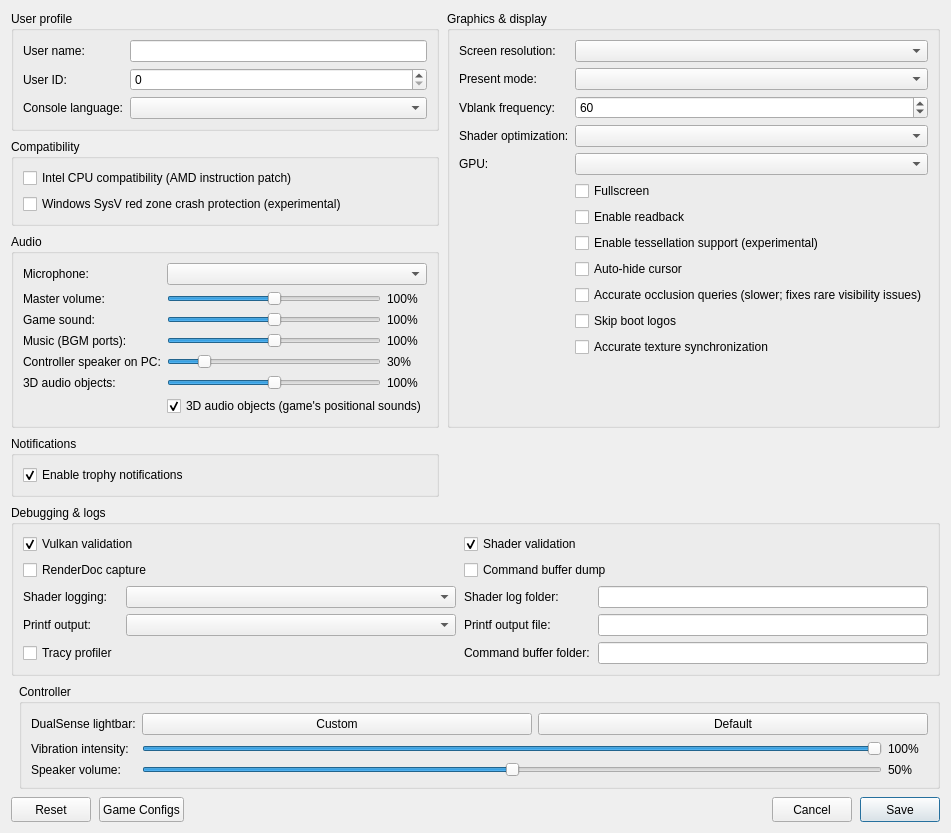
<?xml version="1.0" encoding="UTF-8"?>
<ui version="4.0">
 <class>ConfigurationEditDialog</class>
 <widget class="QDialog" name="ConfigurationEditDialog">
  <property name="geometry">
   <rect>
    <x>0</x>
    <y>0</y>
    <width>900</width>
    <height>620</height>
   </rect>
  </property>
  <property name="windowTitle">
   <string>Settings</string>
  </property>
  <property name="locale">
   <locale language="English" country="UnitedStates"/>
  </property>
  <layout class="QGridLayout" name="gridLayout">
   <property name="horizontalSpacing">
    <number>8</number>
   </property>
   <property name="verticalSpacing">
    <number>8</number>
   </property>
   <item row="0" column="0" colspan="2">
    <layout class="QGridLayout" name="sectionsLayout" columnstretch="1,1">
     <property name="horizontalSpacing">
      <number>8</number>
     </property>
     <property name="verticalSpacing">
      <number>8</number>
     </property>
     <item row="0" column="0">
      <widget class="QGroupBox" name="user_profile_group">
       <property name="title">
        <string>User profile</string>
       </property>
       <layout class="QFormLayout" name="userProfileLayout">
        <property name="fieldGrowthPolicy">
         <enum>QFormLayout::AllNonFixedFieldsGrow</enum>
        </property>
        <item row="0" column="0">
         <widget class="QLabel" name="label_user_name">
          <property name="text"><string>User name:</string></property>
         </widget>
        </item>
        <item row="0" column="1">
         <widget class="MandatoryLineEdit" name="lineEdit_user_name">
          <property name="toolTip"><string>Local user name exposed to games</string></property>
          <property name="clearButtonEnabled"><bool>true</bool></property>
         </widget>
        </item>
        <item row="1" column="0">
         <widget class="QLabel" name="label_user_id">
          <property name="text"><string>User ID:</string></property>
         </widget>
        </item>
        <item row="1" column="1">
         <widget class="QSpinBox" name="spinBox_user_id">
          <property name="toolTip"><string>Local user ID exposed to games</string></property>
          <property name="maximum"><number>2147483647</number></property>
         </widget>
        </item>
        <item row="2" column="0">
         <widget class="QLabel" name="label_console_language">
          <property name="text"><string>Console language:</string></property>
         </widget>
        </item>
        <item row="2" column="1">
         <widget class="QComboBox" name="comboBox_console_language">
          <property name="toolTip"><string>Language</string></property>
         </widget>
        </item>
       </layout>
      </widget>
     </item>
     <item row="2" column="0">
      <widget class="QGroupBox" name="audio_group">
       <property name="title"><string>Audio</string></property>
       <layout class="QFormLayout" name="audioLayout">
        <property name="fieldGrowthPolicy">
         <enum>QFormLayout::AllNonFixedFieldsGrow</enum>
        </property>
        <item row="0" column="0">
         <widget class="QLabel" name="label_audio_input_device">
          <property name="text"><string>Microphone:</string></property>
         </widget>
        </item>
        <item row="0" column="1">
         <widget class="QComboBox" name="comboBox_audio_input_device"/>
        </item>
        <item row="1" column="0">
         <widget class="QLabel" name="label_audio_master">
          <property name="text"><string>Master volume:</string></property>
         </widget>
        </item>
        <item row="1" column="1">
         <layout class="QHBoxLayout" name="audio_master_layout">
          <item>
           <widget class="QSlider" name="slider_audio_master">
            <property name="toolTip"><string>Everything the game plays on this PC (not the DualSense). 100% is unchanged; above 100% amplifies and can clip.</string></property>
            <property name="maximum"><number>200</number></property>
            <property name="singleStep"><number>5</number></property>
            <property name="pageStep"><number>10</number></property>
            <property name="value"><number>100</number></property>
            <property name="orientation"><enum>Qt::Horizontal</enum></property>
           </widget>
          </item>
          <item>
           <widget class="QLabel" name="label_audio_master_value">
            <property name="minimumSize"><size><width>40</width><height>0</height></size></property>
            <property name="text"><string>100%</string></property>
           </widget>
          </item>
         </layout>
        </item>
        <item row="2" column="0">
         <widget class="QLabel" name="label_audio_main">
          <property name="text"><string>Game sound:</string></property>
         </widget>
        </item>
        <item row="2" column="1">
         <layout class="QHBoxLayout" name="audio_main_layout">
          <item>
           <widget class="QSlider" name="slider_audio_main">
            <property name="toolTip"><string>Game audio on the main output ports (most effects, and music in games that mix it there). 100% is unchanged.</string></property>
            <property name="maximum"><number>200</number></property>
            <property name="singleStep"><number>5</number></property>
            <property name="pageStep"><number>10</number></property>
            <property name="value"><number>100</number></property>
            <property name="orientation"><enum>Qt::Horizontal</enum></property>
           </widget>
          </item>
          <item>
           <widget class="QLabel" name="label_audio_main_value">
            <property name="minimumSize"><size><width>40</width><height>0</height></size></property>
            <property name="text"><string>100%</string></property>
           </widget>
          </item>
         </layout>
        </item>
        <item row="3" column="0">
         <widget class="QLabel" name="label_audio_music">
          <property name="text"><string>Music (BGM ports):</string></property>
         </widget>
        </item>
        <item row="3" column="1">
         <layout class="QHBoxLayout" name="audio_music_layout">
          <item>
           <widget class="QSlider" name="slider_audio_music">
            <property name="toolTip"><string>Music the game plays on its own background-music ports. Has no effect on games that mix music into the main output.</string></property>
            <property name="maximum"><number>200</number></property>
            <property name="singleStep"><number>5</number></property>
            <property name="pageStep"><number>10</number></property>
            <property name="value"><number>100</number></property>
            <property name="orientation"><enum>Qt::Horizontal</enum></property>
           </widget>
          </item>
          <item>
           <widget class="QLabel" name="label_audio_music_value">
            <property name="minimumSize"><size><width>40</width><height>0</height></size></property>
            <property name="text"><string>100%</string></property>
           </widget>
          </item>
         </layout>
        </item>
        <item row="4" column="0">
         <widget class="QLabel" name="label_audio_pad_speaker">
          <property name="text"><string>Controller speaker on PC:</string></property>
         </widget>
        </item>
        <item row="4" column="1">
         <layout class="QHBoxLayout" name="audio_pad_speaker_layout">
          <item>
           <widget class="QSlider" name="slider_audio_pad_speaker">
            <property name="toolTip"><string>Sounds meant for the DualSense speaker when no DualSense plays them (no controller, or not wired/Bluetooth). The console speaker is small, so these are turned down by default.</string></property>
            <property name="maximum"><number>200</number></property>
            <property name="singleStep"><number>5</number></property>
            <property name="pageStep"><number>10</number></property>
            <property name="value"><number>30</number></property>
            <property name="orientation"><enum>Qt::Horizontal</enum></property>
           </widget>
          </item>
          <item>
           <widget class="QLabel" name="label_audio_pad_speaker_value">
            <property name="minimumSize"><size><width>40</width><height>0</height></size></property>
            <property name="text"><string>30%</string></property>
           </widget>
          </item>
         </layout>
        </item>
        <item row="5" column="0">
         <widget class="QLabel" name="label_audio_objects">
          <property name="text"><string>3D audio objects:</string></property>
         </widget>
        </item>
        <item row="5" column="1">
         <layout class="QHBoxLayout" name="audio_objects_layout">
          <item>
           <widget class="QSlider" name="slider_audio_objects">
            <property name="toolTip"><string>Sound effects the game places in 3D (PS5 3D audio object ports), mixed into the game sound on this PC. Game sound and master volume apply on top. 100% is unchanged.</string></property>
            <property name="maximum"><number>200</number></property>
            <property name="singleStep"><number>5</number></property>
            <property name="pageStep"><number>10</number></property>
            <property name="value"><number>100</number></property>
            <property name="orientation"><enum>Qt::Horizontal</enum></property>
           </widget>
          </item>
          <item>
           <widget class="QLabel" name="label_audio_objects_value">
            <property name="minimumSize"><size><width>40</width><height>0</height></size></property>
            <property name="text"><string>100%</string></property>
           </widget>
          </item>
         </layout>
        </item>
        <item row="6" column="1">
         <widget class="QCheckBox" name="checkBox_audio_objects">
          <property name="toolTip"><string>Play the sounds the game places in 3D (PS5 3D audio object ports: ambience, positioned effects). Off drops them, as older Kyty versions did.</string></property>
          <property name="text"><string>3D audio objects (game's positional sounds)</string></property>
          <property name="checked"><bool>true</bool></property>
         </widget>
        </item>
       </layout>
      </widget>
     </item>
     <item row="0" column="1" rowspan="3">
      <widget class="QGroupBox" name="graphics_group">
       <property name="title">
        <string>Graphics &amp;&amp; display</string>
       </property>
       <layout class="QFormLayout" name="graphicsLayout">
        <property name="fieldGrowthPolicy">
         <enum>QFormLayout::AllNonFixedFieldsGrow</enum>
        </property>
        <item row="0" column="0">
         <widget class="QLabel" name="label_screen_resolution">
          <property name="text"><string>Screen resolution:</string></property>
         </widget>
        </item>
        <item row="0" column="1">
         <widget class="QComboBox" name="comboBox_screen_resolution">
          <property name="toolTip"><string>Window resolution</string></property>
         </widget>
        </item>
        <item row="1" column="0">
         <widget class="QLabel" name="label_present_mode">
          <property name="text"><string>Present mode:</string></property>
         </widget>
        </item>
        <item row="1" column="1">
         <widget class="QComboBox" name="comboBox_present_mode">
          <property name="toolTip"><string>Vulkan swapchain presentation mode</string></property>
         </widget>
        </item>
        <item row="2" column="0">
         <widget class="QLabel" name="label_vblank_frequency">
          <property name="text"><string>Vblank frequency:</string></property>
         </widget>
        </item>
        <item row="2" column="1">
         <widget class="QSpinBox" name="spinBox_vblank_frequency">
          <property name="toolTip"><string>Virtual display refresh rate used for frame pacing</string></property>
          <property name="minimum"><number>30</number></property>
          <property name="maximum"><number>360</number></property>
          <property name="value"><number>60</number></property>
         </widget>
        </item>
        <item row="3" column="0">
         <widget class="QLabel" name="label_shader_optimization">
          <property name="text"><string>Shader optimization:</string></property>
         </widget>
        </item>
        <item row="3" column="1">
         <widget class="QComboBox" name="comboBox_shader_optimization_type">
          <property name="toolTip"><string>Optimize shaders for code size or performance</string></property>
         </widget>
        </item>
        <item row="4" column="0">
         <widget class="QLabel" name="label_gpu">
          <property name="text"><string>GPU:</string></property>
         </widget>
        </item>
        <item row="4" column="1">
         <widget class="QComboBox" name="comboBox_gpu">
          <property name="toolTip"><string>Graphics device used by the emulator</string></property>
         </widget>
        </item>
        <item row="5" column="1">
         <widget class="QCheckBox" name="checkBox_fullscreen">
          <property name="toolTip"><string>Run in borderless desktop fullscreen</string></property>
          <property name="text"><string>Fullscreen</string></property>
         </widget>
        </item>
        <item row="6" column="1">
         <widget class="QCheckBox" name="checkBox_readback">
          <property name="toolTip"><string>Read back writable linear images</string></property>
          <property name="text"><string>Enable readback</string></property>
         </widget>
        </item>
        <item row="7" column="1">
         <widget class="QCheckBox" name="checkBox_tessellation">
          <property name="toolTip"><string>Draw tessellated geometry. Disabled by default; unsupported tessellation may cause crashes.</string></property>
          <property name="text"><string>Enable tessellation support (experimental)</string></property>
         </widget>
        </item>
        <item row="8" column="1">
         <widget class="QCheckBox" name="checkBox_hide_cursor">
          <property name="toolTip"><string>Hide the host cursor after 2 seconds without mouse activity</string></property>
          <property name="text"><string>Auto-hide cursor</string></property>
         </widget>
        </item>
        <item row="9" column="1">
         <widget class="QCheckBox" name="checkBox_gpu_occlusion">
          <property name="toolTip"><string>Off (default): occlusion queries report everything as visible, which is much faster in heavy levels but may draw objects or effects that the game hides behind walls. On: the GPU counts visible samples as on the console (slower; fixes rare visibility issues).</string></property>
          <property name="text"><string>Accurate occlusion queries (slower; fixes rare visibility issues)</string></property>
         </widget>
        </item>
        <item row="10" column="1">
         <widget class="QCheckBox" name="checkBox_skip_notice_screen">
          <property name="toolTip"><string>Skip startup logos and notices in supported games.</string></property>
          <property name="text"><string>Skip boot logos</string></property>
         </widget>
        </item>
        <item row="11" column="1">
         <widget class="QCheckBox" name="checkBox_sync_raw_image_buffers">
          <property name="toolTip"><string>Can fix missing textures and incorrect transparency in some games. May reduce performance.</string></property>
          <property name="text"><string>Accurate texture synchronization</string></property>
         </widget>
        </item>
       </layout>
      </widget>
     </item>
     <item row="3" column="0">
      <widget class="QGroupBox" name="notifications_group">
       <property name="title"><string>Notifications</string></property>
       <layout class="QVBoxLayout" name="notificationsLayout">
        <item>
         <widget class="QCheckBox" name="checkBox_trophy_notifications">
          <property name="toolTip"><string>Show trophy unlock notifications and play their sound.
To use your own sound, replace the emulator's assets/sounds/trophy-unlock.wav with a WAV file and restart the game.</string></property>
          <property name="text"><string>Enable trophy notifications</string></property>
          <property name="checked"><bool>true</bool></property>
         </widget>
        </item>
       </layout>
      </widget>
     </item>
     <item row="4" column="0" colspan="2">
      <widget class="QGroupBox" name="debug_group">
       <property name="title">
        <string>Debugging &amp;&amp; logs</string>
       </property>
       <layout class="QGridLayout" name="debugLayout" columnstretch="0,1,0,1">
        <property name="horizontalSpacing"><number>8</number></property>
        <property name="verticalSpacing"><number>6</number></property>
        <item row="0" column="0" colspan="2">
         <widget class="QCheckBox" name="checkBox_vulkan_validation">
          <property name="toolTip"><string>Enable Vulkan validation layers</string></property>
          <property name="text"><string>Vulkan validation</string></property>
          <property name="checked"><bool>true</bool></property>
         </widget>
        </item>
        <item row="0" column="2" colspan="2">
         <widget class="QCheckBox" name="checkBox_shader_validation">
          <property name="toolTip"><string>Validate SPIR-V binary</string></property>
          <property name="text"><string>Shader validation</string></property>
          <property name="checked"><bool>true</bool></property>
         </widget>
        </item>
        <item row="1" column="0" colspan="2">
         <widget class="QCheckBox" name="checkBox_renderdoc_capture">
          <property name="toolTip"><string>Enable RenderDoc capture</string></property>
          <property name="text"><string>RenderDoc capture</string></property>
         </widget>
        </item>
        <item row="1" column="2" colspan="2">
         <widget class="QCheckBox" name="checkBox_cmd_dump">
          <property name="toolTip"><string>Dump command buffers</string></property>
          <property name="text"><string>Command buffer dump</string></property>
         </widget>
        </item>
        <item row="2" column="0">
         <widget class="QLabel" name="label_shader_log_direction">
          <property name="text"><string>Shader logging:</string></property>
         </widget>
        </item>
        <item row="2" column="1">
         <widget class="QComboBox" name="comboBox_shader_log_direction">
          <property name="toolTip"><string>Dump shaders to file or console window. If enabled may decrease emulator performance</string></property>
         </widget>
        </item>
        <item row="2" column="2">
         <widget class="QLabel" name="label_shader_log_folder">
          <property name="text"><string>Shader log folder:</string></property>
         </widget>
        </item>
        <item row="2" column="3">
         <widget class="MandatoryLineEdit" name="lineEdit_shader_log_folder">
          <property name="toolTip"><string>Specify directory to dump shaders</string></property>
          <property name="clearButtonEnabled"><bool>true</bool></property>
         </widget>
        </item>
        <item row="3" column="0">
         <widget class="QLabel" name="label_printf_direction">
          <property name="text"><string>Printf output:</string></property>
         </widget>
        </item>
        <item row="3" column="1">
         <widget class="QComboBox" name="comboBox_printf_direction">
          <property name="toolTip"><string>Print logs to file or console window. If enabled may decrease emulator performance</string></property>
         </widget>
        </item>
        <item row="3" column="2">
         <widget class="QLabel" name="label_printf_file">
          <property name="text"><string>Printf output file:</string></property>
         </widget>
        </item>
        <item row="3" column="3">
         <widget class="MandatoryLineEdit" name="lineEdit_printf_file">
          <property name="toolTip"><string>Specify file to dump logs</string></property>
          <property name="clearButtonEnabled"><bool>true</bool></property>
         </widget>
        </item>
        <item row="4" column="0">
         <widget class="QCheckBox" name="checkBox_profiler">
          <property name="toolTip"><string>Enable the Tracy profiler. Profiling may decrease emulator performance</string></property>
          <property name="text"><string>Tracy profiler</string></property>
         </widget>
        </item>
        <item row="4" column="2">
         <widget class="QLabel" name="label_cmd_dump_folder">
          <property name="text"><string>Command buffer folder:</string></property>
         </widget>
        </item>
        <item row="4" column="3">
         <widget class="MandatoryLineEdit" name="lineEdit_cmd_dump_folder">
          <property name="toolTip"><string>Specify directory to dump command buffers</string></property>
          <property name="clearButtonEnabled"><bool>true</bool></property>
         </widget>
        </item>
       </layout>
      </widget>
     </item>
     <item row="1" column="0">
      <widget class="QGroupBox" name="compatibility_group">
       <property name="title">
        <string>Compatibility</string>
       </property>
       <layout class="QVBoxLayout" name="compatibilityLayout">
        <item>
         <widget class="QCheckBox" name="checkBox_amd_cpu">
          <property name="toolTip"><string>Emulates the PS5's AMD-only instructions (EXTRQ/INSERTQ) and AMD's VRSQRTPS results. Partly checked (default): automatic, on for Intel and other non-AMD CPUs, off for AMD CPUs. Checked: always on. Unchecked: always off.</string></property>
          <property name="text"><string>Intel CPU compatibility (AMD instruction patch)</string></property>
         </widget>
        </item>
        <item>
         <widget class="QCheckBox" name="checkBox_red_zone_protection">
          <property name="toolTip"><string>Helps prevent crashes in some games on Windows</string></property>
          <property name="text"><string>Windows SysV red zone crash protection (experimental)</string></property>
         </widget>
        </item>
       </layout>
      </widget>
     </item>
    </layout>
   </item>
   <item row="1" column="1">
    <widget class="QGroupBox" name="controller_group">
     <property name="title"><string>Controller</string></property>
     <layout class="QFormLayout" name="controllerLayout">
      <property name="fieldGrowthPolicy"><enum>QFormLayout::AllNonFixedFieldsGrow</enum></property>
      <item row="0" column="0">
       <widget class="QLabel" name="label_controller_color">
        <property name="text"><string>DualSense lightbar:</string></property>
       </widget>
      </item>
      <item row="0" column="1">
       <layout class="QHBoxLayout" name="controllerColorLayout">
        <item>
         <widget class="QPushButton" name="button_controller_color">
          <property name="toolTip"><string>Choose and preview a fixed LED color. Bluetooth DualSense may take several seconds to update.</string></property>
          <property name="text"><string>Custom</string></property>
         </widget>
        </item>
        <item>
         <widget class="QPushButton" name="button_controller_color_reset">
          <property name="toolTip"><string>Let the game control the lightbar</string></property>
          <property name="text"><string>Default</string></property>
         </widget>
        </item>
       </layout>
      </item>
      <item row="1" column="0">
       <widget class="QLabel" name="label_controller_vibration">
        <property name="text"><string>Vibration intensity:</string></property>
       </widget>
      </item>
      <item row="1" column="1">
       <layout class="QHBoxLayout" name="controllerVibrationLayout">
        <item>
         <widget class="QSlider" name="slider_controller_vibration">
          <property name="toolTip"><string>Scale DualSense vibration over USB and Bluetooth</string></property>
          <property name="maximum"><number>100</number></property>
          <property name="value"><number>100</number></property>
          <property name="orientation"><enum>Qt::Horizontal</enum></property>
         </widget>
        </item>
        <item>
         <widget class="QLabel" name="label_controller_vibration_value">
          <property name="minimumSize"><size><width>40</width><height>0</height></size></property>
          <property name="text"><string>100%</string></property>
         </widget>
        </item>
       </layout>
      </item>
      <item row="2" column="0">
       <widget class="QLabel" name="label_controller_volume">
        <property name="text"><string>Speaker volume:</string></property>
       </widget>
      </item>
      <item row="2" column="1">
       <layout class="QHBoxLayout" name="controllerVolumeLayout">
        <item>
         <widget class="QSlider" name="slider_controller_volume">
          <property name="toolTip"><string>Scale the DualSense speaker over USB and Bluetooth. 50% is the previous default; 100% adds 6 dB of gain.</string></property>
          <property name="maximum"><number>100</number></property>
          <property name="value"><number>50</number></property>
          <property name="orientation"><enum>Qt::Horizontal</enum></property>
         </widget>
        </item>
        <item>
         <widget class="QLabel" name="label_controller_volume_value">
          <property name="minimumSize"><size><width>40</width><height>0</height></size></property>
          <property name="text"><string>50%</string></property>
         </widget>
        </item>
       </layout>
      </item>
     </layout>
    </widget>
   </item>
   <item row="2" column="0" colspan="2">
    <layout class="QHBoxLayout" name="buttonLayout">
     <item>
     <widget class="QPushButton" name="clear_button">
       <property name="minimumSize"><size><width>80</width><height>25</height></size></property>
       <property name="text"><string>Reset</string></property>
       <property name="toolTip"><string>Restore default settings</string></property>
      </widget>
     </item>
     <item>
      <widget class="QPushButton" name="settings_button">
       <property name="minimumSize"><size><width>80</width><height>25</height></size></property>
       <property name="text"><string>Game Configs</string></property>
       <property name="toolTip"><string>Import or export game configs</string></property>
      </widget>
     </item>
     <item>
      <spacer name="buttonSpacer">
       <property name="orientation"><enum>Qt::Horizontal</enum></property>
       <property name="sizeHint" stdset="0"><size><width>40</width><height>20</height></size></property>
      </spacer>
     </item>
     <item>
      <widget class="QPushButton" name="cancel_button">
       <property name="minimumSize"><size><width>80</width><height>25</height></size></property>
       <property name="text"><string>Cancel</string></property>
      </widget>
     </item>
     <item>
      <widget class="QPushButton" name="ok_button">
       <property name="minimumSize"><size><width>80</width><height>25</height></size></property>
       <property name="text"><string>Save</string></property>
       <property name="default"><bool>true</bool></property>
      </widget>
     </item>
    </layout>
   </item>
  </layout>
 </widget>
 <customwidgets>
  <customwidget>
   <class>MandatoryLineEdit</class>
   <extends>QLineEdit</extends>
   <header>mandatoryLineEdit.h</header>
  </customwidget>
 </customwidgets>
 <resources/>
</ui>
